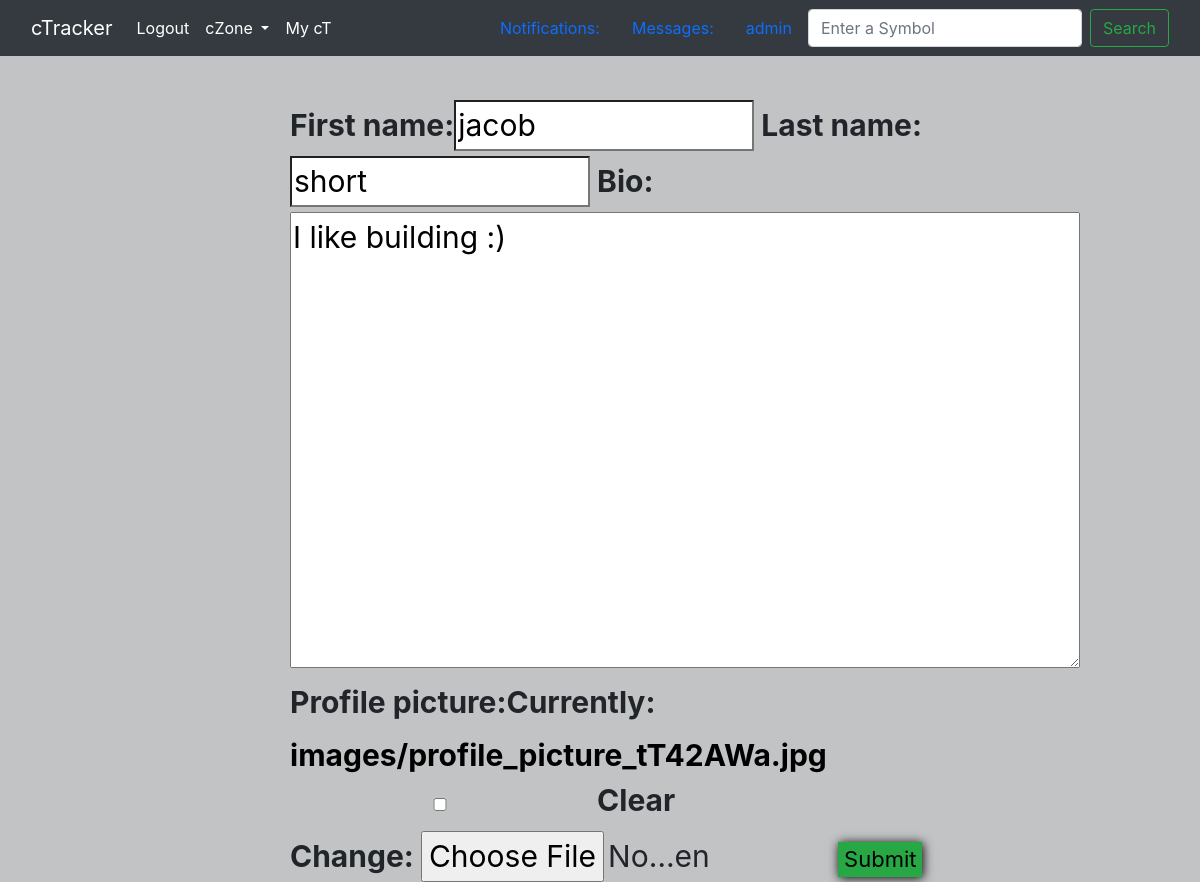
Screenshot of /edit_account/1/ (signed in) with the database file from the repository.
### member/models.py (models this page shows, shortened)
class Member(AbstractUser):
    """a user account for site"""

class MemberProfile(models.Model):
    member = models.OneToOneField(Member, on_delete=models.CASCADE)
    first_name = models.CharField(
        max_length=150,
        blank=True,
        null=True,
    )
    last_name = models.CharField(
        max_length=150,
        blank=True,
        null=True,
    )
    profile_picture = models.ImageField(
        upload_to="images/",
        max_length=100,
        default="images/default_profile_picture.jpeg",
    )
    bio = models.TextField(_("bio"), null=True, blank=True)
    is_new = models.BooleanField(
        _("new status"),
        default=True,
    )
    created_at = models.DateTimeField(default=timezone.now())

### member/views.py (the view, shortened to what this page needs)
class EditProfileView(View):
    def get(self, request, id):
        template = "generic_form.html"
        signed_in_member = request.user
        try:
            profile_user = MemberProfile.objects.get(member=signed_in_member)
            form = EditProfileForm(
                initial={
                    "first_name": profile_user.first_name,
                    "last_name": profile_user.last_name,
                    "profile_picture": profile_user.profile_picture,
                    "bio": profile_user.bio,
                }
            )
        except Exception as err:
            print(err)
            messages.add_message(
                request,
                message="You do not have a profile yet",
                level=messages.ERROR,
            )
            return redirect(reverse("profile", args=(id,)))
        context = {
            "signed_in_member": signed_in_member,
            "form": form,
            "profile_user": profile_user,
            "header": "Edit Profile",
        }
        return render(request, template, context)

### member/forms.py
class EditProfileForm(forms.Form):
    first_name = forms.CharField(max_length=150, required=False)
    last_name = forms.CharField(max_length=150, required=False)
    bio = forms.CharField(widget=forms.Textarea, required=False)
    profile_picture = forms.ImageField(required=False)

### templates/generic_form.html (shortened to what this page needs)
{% extends 'base.html' %} {% load static %}
 {% block content %}
  <div id="forms-container">
    <div id="forms">
      <div class="forms-header">
        <h1>{{header}}</h1>
        <br />
      </div>
      <form action="" method="post" enctype="multipart/form-data">
        {% csrf_token %} {{ form  }}
        <button class="btn-form" type="submit" style="margin-left: 110px">
          Submit
        </button>
      </form>
    </div>
  </div>
  {% endblock %}

### templates/base.html (shortened to what this page needs)
{% load static %}
<!DOCTYPE html>
<html lang="en">
  <head>
    <link
      href="https://cdn.jsdelivr.net/npm/bootstrap@5.1.0/dist/css/bootstrap.min.css"
      rel="stylesheet"
    />
    <link
      href="//maxcdn.bootstrapcdn.com/bootstrap/4.1.1/css/bootstrap.min.css"
      rel="stylesheet"
      id="bootstrap-css"
    />
     <link
      rel="stylesheet"
      type="text/css"
      href="{% static 'css/style.css' %}"
    />
  </head>
  <body>
    {% if signed_in_member.username %}
    <nav class="navbar navbar-expand-lg navbar-dark bg-dark">
      <div class="container-fluid">
        <a class="navbar-brand" href="/home/">cTracker</a>
        <div class="collapse navbar-collapse" id="navbarSupportedContent">
          <ul class="navbar-nav me-auto mb-2 mb-lg-0">
            <li class="nav-item">
                <a class="nav-link active" aria-current="page" href="/logout/">Logout</a>
              </li>
            <li class="nav-item dropdown">
              <a
                class="nav-link active dropdown-toggle"
                href="#"
                id="navbarDropdown"
                role="button"
                data-bs-toggle="dropdown"
                aria-expanded="false"
              >
                cZone
              </a>
            </li>
            <li class="nav-item">
                <a class="nav-link active" aria-current="page" href="/my-ct/">My cT</a>
              </li>
          </ul>
          <a class="nav-link active" aria-current="page" href="/my-notifications/{{signed_in_member.id}}/">Notifications: {{ notification_count }}</a>
          <a class="nav-link active" aria-current="page" href="/my-messages/{{signed_in_member.id}}/">Messages: {{ message_count }}</a>
          <a class="nav-link active" aria-current="page" href="/profile/{{signed_in_member.id}}/">{{signed_in_member.username}}</a>
          <form class="d-flex">
            <input
              class="form-control me-2"
              type="search"
              placeholder="Enter a Symbol"
              aria-label="Search"
            />
            <button class="btn btn-outline-success" type="submit">
              Search
            </button>
          </form>
        </div>
      </div>
    </nav>
      {% endif %}
    {% block content %} {% endblock %}
  </body>
</html>

### static/css/style.css (style rules this page uses)
html { background-color: #343a404d; height: auto; }
body { background-color: initial; height: fit-content; }
a { text-decoration: none; color: black; }
form { font-size: 30px; }
input { font-size: 30px; width: 300px; background-image: inherit; }
#forms-container { height: 700px; }
#forms { display: flex; flex-direction: column; justify-content: center; align-items: center; width: 650px; height: 650px; margin-left: 30%; margin-top: 20px; font-weight: bold; }
.btn-form { border: none; background-color: #28a745; box-shadow: 1px 1px 10px black; margin-top: 5px; font-size: 22px; }
.forms-header { display: flex; justify-content: center; width: 200px; border-bottom: 1px solid darkgoldenrod; margin-bottom: 50px; }
h1 { font-size: 50px; }

### rows the page displays
Member: username "admin"
MemberProfile: first_name "jacob", last_name "short", bio "I like building :)"
